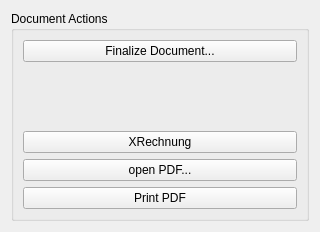
<?xml version="1.0" encoding="UTF-8"?>
<ui version="4.0">
 <class>docActionsWidget</class>
 <widget class="QWidget" name="docActionsWidget">
  <property name="geometry">
   <rect>
    <x>0</x>
    <y>0</y>
    <width>320</width>
    <height>232</height>
   </rect>
  </property>
  <property name="windowTitle">
   <string>Form</string>
  </property>
  <layout class="QGridLayout" name="gridLayout_2">
   <item row="0" column="0">
    <widget class="QGroupBox" name="pdfActions">
     <property name="title">
      <string>Document Actions</string>
     </property>
     <layout class="QGridLayout" name="gridLayout">
      <item row="0" column="0">
       <widget class="QPushButton" name="pbFinDoc">
        <property name="text">
         <string>Finalize Document...</string>
        </property>
       </widget>
      </item>
      <item row="1" column="0">
       <spacer name="verticalSpacer">
        <property name="orientation">
         <enum>Qt::Vertical</enum>
        </property>
        <property name="sizeHint" stdset="0">
         <size>
          <width>20</width>
          <height>18</height>
         </size>
        </property>
       </spacer>
      </item>
      <item row="2" column="0">
       <widget class="QPushButton" name="pbXRechnung">
        <property name="text">
         <string>XRechnung</string>
        </property>
       </widget>
      </item>
      <item row="3" column="0">
       <widget class="QPushButton" name="pbOpenPDF">
        <property name="text">
         <string>open PDF...</string>
        </property>
       </widget>
      </item>
      <item row="4" column="0">
       <widget class="QPushButton" name="pbPrintDoc">
        <property name="text">
         <string>Print PDF</string>
        </property>
       </widget>
      </item>
     </layout>
    </widget>
   </item>
  </layout>
 </widget>
 <resources/>
 <connections/>
</ui>
